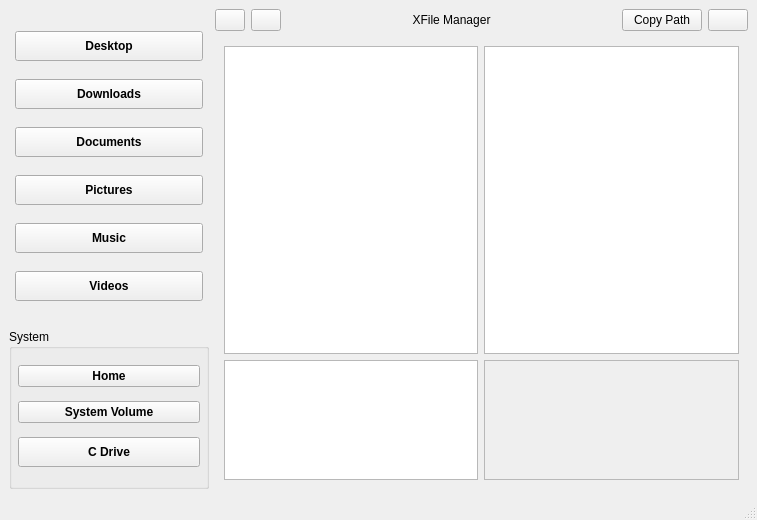
<?xml version="1.0" encoding="UTF-8"?>
<ui version="4.0">
 <class>MainWindow</class>
 <widget class="QMainWindow" name="MainWindow">
  <property name="geometry">
   <rect>
    <x>0</x>
    <y>0</y>
    <width>757</width>
    <height>520</height>
   </rect>
  </property>
  <property name="windowTitle">
   <string>XFile Manager</string>
  </property>
  <property name="windowIcon">
   <iconset>
    <normalon>:/Res/icons/logo.png</normalon>
   </iconset>
  </property>
  <widget class="QWidget" name="centralwidget">
   <layout class="QHBoxLayout" name="horizontalLayout">
    <item>
     <layout class="QHBoxLayout" name="horizontalLayout_2">
      <property name="sizeConstraint">
       <enum>QLayout::SizeConstraint::SetDefaultConstraint</enum>
      </property>
      <item>
       <layout class="QVBoxLayout" name="verticalLayout_2">
        <property name="sizeConstraint">
         <enum>QLayout::SizeConstraint::SetFixedSize</enum>
        </property>
        <item>
         <widget class="QFrame" name="frame">
          <property name="minimumSize">
           <size>
            <width>200</width>
            <height>0</height>
           </size>
          </property>
          <property name="maximumSize">
           <size>
            <width>200</width>
            <height>500</height>
           </size>
          </property>
          <layout class="QHBoxLayout" name="horizontalLayout_5">
           <property name="spacing">
            <number>4</number>
           </property>
           <property name="leftMargin">
            <number>6</number>
           </property>
           <property name="topMargin">
            <number>6</number>
           </property>
           <property name="rightMargin">
            <number>6</number>
           </property>
           <property name="bottomMargin">
            <number>6</number>
           </property>
           <item>
            <layout class="QVBoxLayout" name="verticalLayout_4">
             <property name="spacing">
              <number>2</number>
             </property>
             <item>
              <widget class="QPushButton" name="home">
               <property name="sizePolicy">
                <sizepolicy hsizetype="Expanding" vsizetype="Fixed">
                 <horstretch>0</horstretch>
                 <verstretch>0</verstretch>
                </sizepolicy>
               </property>
               <property name="minimumSize">
                <size>
                 <width>0</width>
                 <height>30</height>
                </size>
               </property>
               <property name="font">
                <font>
                 <bold>true</bold>
                </font>
               </property>
               <property name="layoutDirection">
                <enum>Qt::LayoutDirection::LeftToRight</enum>
               </property>
               <property name="text">
                <string>Desktop</string>
               </property>
               <property name="icon">
                <iconset resource="XFile_Manager_Resources.qrc">
                 <normaloff>:/Res/icons/Desktop.png</normaloff>
                 <normalon>:/Res/icons/Desktop.png</normalon>:/Res/icons/Desktop.png</iconset>
               </property>
               <property name="iconSize">
                <size>
                 <width>26</width>
                 <height>26</height>
                </size>
               </property>
              </widget>
             </item>
             <item>
              <widget class="QPushButton" name="Downlaod_btn">
               <property name="sizePolicy">
                <sizepolicy hsizetype="Expanding" vsizetype="Fixed">
                 <horstretch>0</horstretch>
                 <verstretch>0</verstretch>
                </sizepolicy>
               </property>
               <property name="minimumSize">
                <size>
                 <width>0</width>
                 <height>30</height>
                </size>
               </property>
               <property name="font">
                <font>
                 <bold>true</bold>
                </font>
               </property>
               <property name="text">
                <string>Downloads</string>
               </property>
               <property name="icon">
                <iconset resource="XFile_Manager_Resources.qrc">
                 <normaloff>:/Res/icons/Downlaod.png</normaloff>:/Res/icons/Downlaod.png</iconset>
               </property>
               <property name="iconSize">
                <size>
                 <width>26</width>
                 <height>26</height>
                </size>
               </property>
              </widget>
             </item>
             <item>
              <widget class="QPushButton" name="Doc_btn">
               <property name="sizePolicy">
                <sizepolicy hsizetype="Expanding" vsizetype="Fixed">
                 <horstretch>0</horstretch>
                 <verstretch>0</verstretch>
                </sizepolicy>
               </property>
               <property name="minimumSize">
                <size>
                 <width>0</width>
                 <height>30</height>
                </size>
               </property>
               <property name="font">
                <font>
                 <bold>true</bold>
                </font>
               </property>
               <property name="text">
                <string>Documents</string>
               </property>
               <property name="icon">
                <iconset resource="XFile_Manager_Resources.qrc">
                 <normaloff>:/Res/icons/doc.png</normaloff>
                 <normalon>:/Res/icons/doc.png</normalon>:/Res/icons/doc.png</iconset>
               </property>
               <property name="iconSize">
                <size>
                 <width>26</width>
                 <height>26</height>
                </size>
               </property>
              </widget>
             </item>
             <item>
              <widget class="QPushButton" name="images_btn">
               <property name="sizePolicy">
                <sizepolicy hsizetype="Expanding" vsizetype="Fixed">
                 <horstretch>0</horstretch>
                 <verstretch>0</verstretch>
                </sizepolicy>
               </property>
               <property name="minimumSize">
                <size>
                 <width>0</width>
                 <height>30</height>
                </size>
               </property>
               <property name="font">
                <font>
                 <bold>true</bold>
                </font>
               </property>
               <property name="text">
                <string>Pictures</string>
               </property>
               <property name="icon">
                <iconset resource="XFile_Manager_Resources.qrc">
                 <normaloff>:/Res/icons/images.png</normaloff>:/Res/icons/images.png</iconset>
               </property>
               <property name="iconSize">
                <size>
                 <width>26</width>
                 <height>26</height>
                </size>
               </property>
              </widget>
             </item>
             <item>
              <widget class="QPushButton" name="Music_btn">
               <property name="sizePolicy">
                <sizepolicy hsizetype="Expanding" vsizetype="Fixed">
                 <horstretch>0</horstretch>
                 <verstretch>0</verstretch>
                </sizepolicy>
               </property>
               <property name="minimumSize">
                <size>
                 <width>0</width>
                 <height>30</height>
                </size>
               </property>
               <property name="font">
                <font>
                 <bold>true</bold>
                </font>
               </property>
               <property name="text">
                <string>Music</string>
               </property>
               <property name="icon">
                <iconset resource="XFile_Manager_Resources.qrc">
                 <normaloff>:/Res/icons/music.png</normaloff>:/Res/icons/music.png</iconset>
               </property>
               <property name="iconSize">
                <size>
                 <width>26</width>
                 <height>26</height>
                </size>
               </property>
              </widget>
             </item>
             <item>
              <widget class="QPushButton" name="Video_btn">
               <property name="sizePolicy">
                <sizepolicy hsizetype="Expanding" vsizetype="Fixed">
                 <horstretch>0</horstretch>
                 <verstretch>0</verstretch>
                </sizepolicy>
               </property>
               <property name="minimumSize">
                <size>
                 <width>0</width>
                 <height>30</height>
                </size>
               </property>
               <property name="font">
                <font>
                 <bold>true</bold>
                </font>
               </property>
               <property name="text">
                <string>Videos</string>
               </property>
               <property name="icon">
                <iconset resource="XFile_Manager_Resources.qrc">
                 <normaloff>:/Res/icons/video.png</normaloff>:/Res/icons/video.png</iconset>
               </property>
               <property name="iconSize">
                <size>
                 <width>26</width>
                 <height>26</height>
                </size>
               </property>
              </widget>
             </item>
            </layout>
           </item>
          </layout>
         </widget>
        </item>
        <item>
         <widget class="QGroupBox" name="groupBox_2">
          <property name="maximumSize">
           <size>
            <width>200</width>
            <height>160</height>
           </size>
          </property>
          <property name="title">
           <string>System</string>
          </property>
          <layout class="QHBoxLayout" name="horizontalLayout_4">
           <property name="spacing">
            <number>4</number>
           </property>
           <property name="leftMargin">
            <number>6</number>
           </property>
           <property name="topMargin">
            <number>6</number>
           </property>
           <property name="rightMargin">
            <number>6</number>
           </property>
           <property name="bottomMargin">
            <number>6</number>
           </property>
           <item>
            <layout class="QVBoxLayout" name="verticalLayout_3">
             <property name="sizeConstraint">
              <enum>QLayout::SizeConstraint::SetDefaultConstraint</enum>
             </property>
             <item>
              <widget class="QPushButton" name="home_main_btn">
               <property name="font">
                <font>
                 <bold>true</bold>
                </font>
               </property>
               <property name="text">
                <string>Home</string>
               </property>
               <property name="icon">
                <iconset resource="XFile_Manager_Resources.qrc">
                 <normaloff>:/Res/icons/Home.png</normaloff>:/Res/icons/Home.png</iconset>
               </property>
               <property name="iconSize">
                <size>
                 <width>26</width>
                 <height>26</height>
                </size>
               </property>
              </widget>
             </item>
             <item>
              <widget class="QPushButton" name="system_vol_btn">
               <property name="font">
                <font>
                 <bold>true</bold>
                </font>
               </property>
               <property name="text">
                <string>System Volume</string>
               </property>
               <property name="icon">
                <iconset>
                 <normalon>:/Res/icons/system_volume.png</normalon>
                </iconset>
               </property>
               <property name="iconSize">
                <size>
                 <width>26</width>
                 <height>26</height>
                </size>
               </property>
              </widget>
             </item>
             <item>
              <widget class="QPushButton" name="C_drive">
               <property name="sizePolicy">
                <sizepolicy hsizetype="Expanding" vsizetype="Fixed">
                 <horstretch>0</horstretch>
                 <verstretch>0</verstretch>
                </sizepolicy>
               </property>
               <property name="minimumSize">
                <size>
                 <width>0</width>
                 <height>30</height>
                </size>
               </property>
               <property name="font">
                <font>
                 <bold>true</bold>
                </font>
               </property>
               <property name="text">
                <string>C Drive</string>
               </property>
               <property name="icon">
                <iconset resource="XFile_Manager_Resources.qrc">
                 <normaloff>:/Res/icons/drive.png</normaloff>:/Res/icons/drive.png</iconset>
               </property>
               <property name="iconSize">
                <size>
                 <width>26</width>
                 <height>26</height>
                </size>
               </property>
              </widget>
             </item>
            </layout>
           </item>
          </layout>
         </widget>
        </item>
       </layout>
      </item>
      <item>
       <layout class="QVBoxLayout" name="verticalLayout">
        <property name="sizeConstraint">
         <enum>QLayout::SizeConstraint::SetMinimumSize</enum>
        </property>
        <item>
         <layout class="QHBoxLayout" name="horizontalLayout_3">
          <property name="sizeConstraint">
           <enum>QLayout::SizeConstraint::SetDefaultConstraint</enum>
          </property>
          <item>
           <widget class="QPushButton" name="back_btn">
            <property name="maximumSize">
             <size>
              <width>30</width>
              <height>16777215</height>
             </size>
            </property>
            <property name="text">
             <string/>
            </property>
            <property name="icon">
             <iconset>
              <normalon>:/Res/icons/left.png</normalon>
             </iconset>
            </property>
            <property name="iconSize">
             <size>
              <width>26</width>
              <height>26</height>
             </size>
            </property>
           </widget>
          </item>
          <item>
           <widget class="QPushButton" name="forward_btn">
            <property name="maximumSize">
             <size>
              <width>30</width>
              <height>16777215</height>
             </size>
            </property>
            <property name="text">
             <string/>
            </property>
            <property name="icon">
             <iconset>
              <normalon>:/Res/icons/right.png</normalon>
             </iconset>
            </property>
            <property name="iconSize">
             <size>
              <width>26</width>
              <height>26</height>
             </size>
            </property>
           </widget>
          </item>
          <item>
           <widget class="QLabel" name="current_path">
            <property name="maximumSize">
             <size>
              <width>16777215</width>
              <height>16777215</height>
             </size>
            </property>
            <property name="text">
             <string>XFile Manager</string>
            </property>
            <property name="alignment">
             <set>Qt::AlignmentFlag::AlignCenter</set>
            </property>
           </widget>
          </item>
          <item>
           <widget class="QPushButton" name="copy_path_btn">
            <property name="sizePolicy">
             <sizepolicy hsizetype="Fixed" vsizetype="Fixed">
              <horstretch>0</horstretch>
              <verstretch>0</verstretch>
             </sizepolicy>
            </property>
            <property name="text">
             <string>Copy Path</string>
            </property>
           </widget>
          </item>
          <item>
           <widget class="QPushButton" name="info_svg">
            <property name="sizePolicy">
             <sizepolicy hsizetype="Fixed" vsizetype="Fixed">
              <horstretch>0</horstretch>
              <verstretch>0</verstretch>
             </sizepolicy>
            </property>
            <property name="text">
             <string/>
            </property>
            <property name="icon">
             <iconset>
              <normalon>:/Res/icons/info.png</normalon>
             </iconset>
            </property>
           </widget>
          </item>
         </layout>
        </item>
        <item>
         <widget class="QFrame" name="gridFrame">
          <property name="minimumSize">
           <size>
            <width>0</width>
            <height>100</height>
           </size>
          </property>
          <layout class="QGridLayout" name="gridLayout">
           <item row="0" column="0">
            <widget class="QListView" name="listView">
             <property name="sizePolicy">
              <sizepolicy hsizetype="Expanding" vsizetype="Expanding">
               <horstretch>0</horstretch>
               <verstretch>0</verstretch>
              </sizepolicy>
             </property>
             <property name="maximumSize">
              <size>
               <width>16777215</width>
               <height>16777215</height>
              </size>
             </property>
            </widget>
           </item>
           <item row="0" column="1">
            <widget class="QTreeView" name="treeView">
             <property name="sizePolicy">
              <sizepolicy hsizetype="Expanding" vsizetype="Expanding">
               <horstretch>0</horstretch>
               <verstretch>0</verstretch>
              </sizepolicy>
             </property>
             <property name="maximumSize">
              <size>
               <width>16777215</width>
               <height>16777215</height>
              </size>
             </property>
            </widget>
           </item>
           <item row="1" column="0">
            <widget class="QListWidget" name="listWidget">
             <property name="maximumSize">
              <size>
               <width>16777215</width>
               <height>120</height>
              </size>
             </property>
            </widget>
           </item>
           <item row="1" column="1">
            <widget class="QScrollArea" name="scrollArea_system_info">
             <property name="maximumSize">
              <size>
               <width>16777215</width>
               <height>120</height>
              </size>
             </property>
             <property name="widgetResizable">
              <bool>true</bool>
             </property>
             <widget class="QWidget" name="scrollAreaWidgetContents">
              <property name="geometry">
               <rect>
                <x>0</x>
                <y>0</y>
                <width>254</width>
                <height>118</height>
               </rect>
              </property>
              <layout class="QHBoxLayout" name="horizontalLayout_8">
               <item>
                <layout class="QVBoxLayout" name="verticalLayout_5"/>
               </item>
              </layout>
             </widget>
            </widget>
           </item>
          </layout>
         </widget>
        </item>
        <item>
         <layout class="QHBoxLayout" name="horizontalLayout_7"/>
        </item>
       </layout>
      </item>
     </layout>
    </item>
   </layout>
  </widget>
  <widget class="QMenuBar" name="menubar">
   <property name="geometry">
    <rect>
     <x>0</x>
     <y>0</y>
     <width>757</width>
     <height>21</height>
    </rect>
   </property>
  </widget>
  <widget class="QStatusBar" name="statusbar"/>
 </widget>
 <resources>
  <include location="XFile_Manager_Resources.qrc"/>
 </resources>
 <connections/>
</ui>
